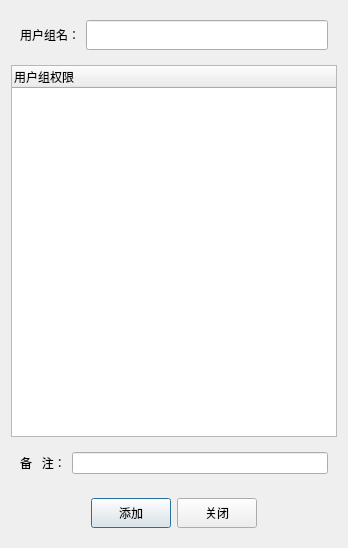
<?xml version="1.0" encoding="UTF-8"?>
<ui version="4.0">
 <class>Dialog</class>
 <widget class="QDialog" name="Dialog">
  <property name="geometry">
   <rect>
    <x>0</x>
    <y>0</y>
    <width>348</width>
    <height>548</height>
   </rect>
  </property>
  <property name="windowTitle">
   <string>Dialog</string>
  </property>
  <layout class="QVBoxLayout" name="verticalLayout">
   <item>
    <widget class="QWidget" name="widget" native="true">
     <layout class="QHBoxLayout" name="horizontalLayout">
      <item>
       <widget class="QLabel" name="label">
        <property name="minimumSize">
         <size>
          <width>0</width>
          <height>30</height>
         </size>
        </property>
        <property name="text">
         <string>用户组名：</string>
        </property>
       </widget>
      </item>
      <item>
       <widget class="QLineEdit" name="group_name">
        <property name="minimumSize">
         <size>
          <width>0</width>
          <height>30</height>
         </size>
        </property>
       </widget>
      </item>
     </layout>
    </widget>
   </item>
   <item>
    <widget class="QTreeWidget" name="treeWidget">
     <column>
      <property name="text">
       <string>用户组权限</string>
      </property>
     </column>
    </widget>
   </item>
   <item>
    <widget class="QWidget" name="widget_2" native="true">
     <layout class="QHBoxLayout" name="horizontalLayout_2">
      <item>
       <widget class="QLabel" name="label_2">
        <property name="text">
         <string>备   注：</string>
        </property>
       </widget>
      </item>
      <item>
       <widget class="QLineEdit" name="lineEdit"/>
      </item>
     </layout>
    </widget>
   </item>
   <item>
    <widget class="QWidget" name="widget_3" native="true">
     <layout class="QHBoxLayout" name="horizontalLayout_3">
      <item>
       <spacer name="horizontalSpacer">
        <property name="orientation">
         <enum>Qt::Horizontal</enum>
        </property>
        <property name="sizeHint" stdset="0">
         <size>
          <width>40</width>
          <height>20</height>
         </size>
        </property>
       </spacer>
      </item>
      <item>
       <widget class="QPushButton" name="pushButton">
        <property name="minimumSize">
         <size>
          <width>65</width>
          <height>30</height>
         </size>
        </property>
        <property name="text">
         <string>添加</string>
        </property>
       </widget>
      </item>
      <item>
       <widget class="QPushButton" name="pushButton_2">
        <property name="minimumSize">
         <size>
          <width>65</width>
          <height>30</height>
         </size>
        </property>
        <property name="text">
         <string>关闭</string>
        </property>
       </widget>
      </item>
      <item>
       <spacer name="horizontalSpacer_2">
        <property name="orientation">
         <enum>Qt::Horizontal</enum>
        </property>
        <property name="sizeHint" stdset="0">
         <size>
          <width>40</width>
          <height>20</height>
         </size>
        </property>
       </spacer>
      </item>
     </layout>
    </widget>
   </item>
  </layout>
 </widget>
 <resources/>
 <connections/>
</ui>
